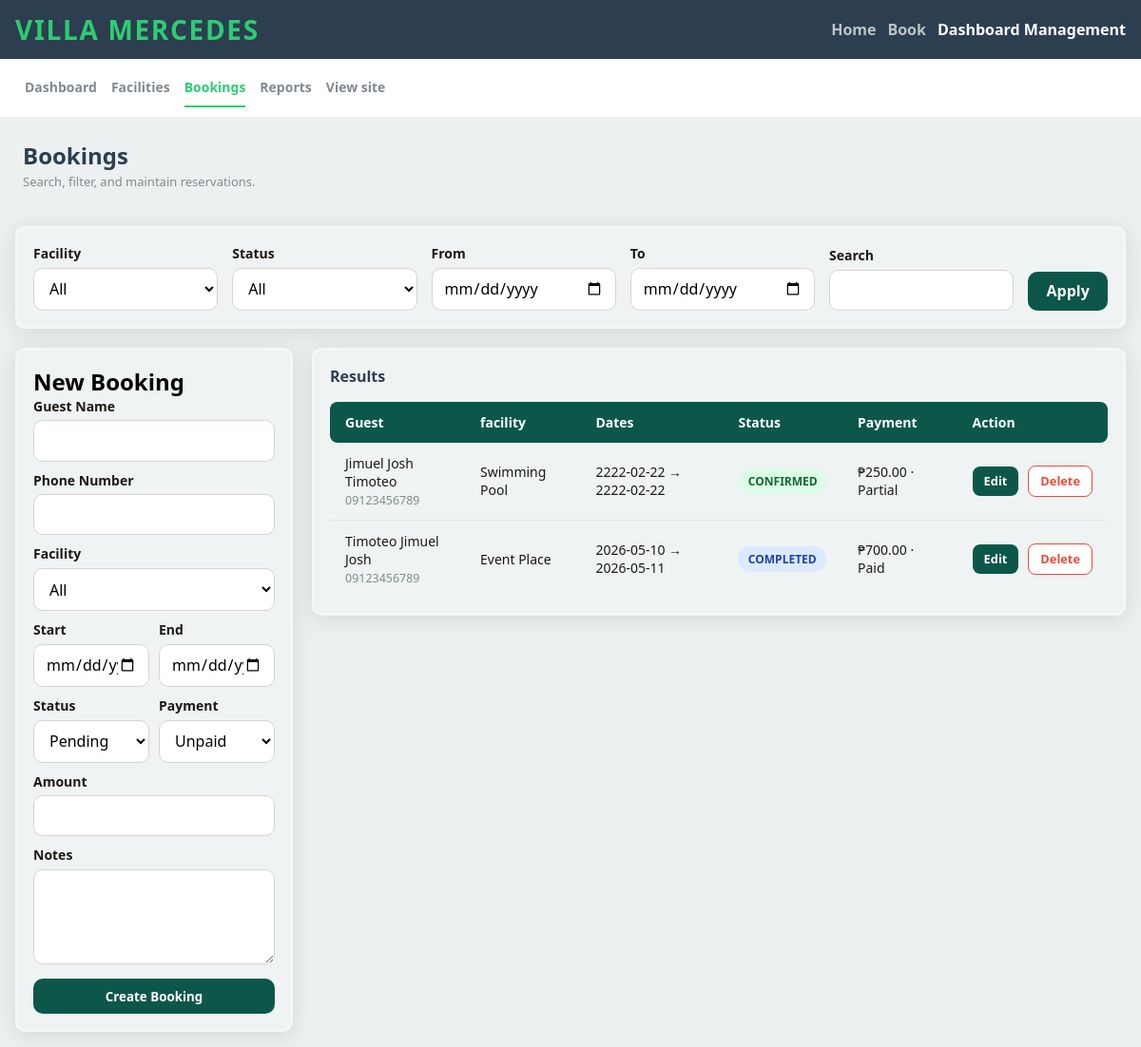
The app's page /admin/bookings.php (signed in) with its own data.
### tables this page shows
CREATE TABLE IF NOT EXISTS `bookings` (
  `id` int NOT NULL AUTO_INCREMENT,
  `guest_name` varchar(255) NOT NULL,
  `phone_number` varchar(50) NOT NULL,
  `facility_id` int NOT NULL,
  `date_start` date NOT NULL,
  `date_end` date NOT NULL,
  `notes` text,
  `status` varchar(50) DEFAULT 'Pending',
  `created_at` timestamp NULL DEFAULT CURRENT_TIMESTAMP,
  `payment_amount` decimal(10,2) DEFAULT '0.00',
  `payment_status` varchar(50) DEFAULT 'Unpaid',
  PRIMARY KEY (`id`),
  KEY `facility_id` (`facility_id`),
  CONSTRAINT `bookings_ibfk_1` FOREIGN KEY (`facility_id`) REFERENCES `facilities` (`id`) ON DELETE CASCADE
);

CREATE TABLE IF NOT EXISTS `facilities` (
  `id` int NOT NULL AUTO_INCREMENT,
  `name` varchar(255) NOT NULL,
  `description` text NOT NULL,
  `image_filename` varchar(255) DEFAULT NULL,
  `capacity` int NOT NULL,
  `rate_amount` decimal(10,2) NOT NULL,
  `rate_unit` enum('Per Day','Per Session') NOT NULL,
  `created_at` timestamp NULL DEFAULT CURRENT_TIMESTAMP,
  PRIMARY KEY (`id`)
);

### utils/helper.php (called while the page is built, shortened)
<?php
function url(string $path = ''): string
{
    $base = '/villa-mercedes';
    $path = ltrim($path, '/');
    return $base . '/' . $path;
}
function e(?string $value): string
{
    return htmlspecialchars((string) $value, ENT_QUOTES | ENT_HTML5, 'UTF-8');
}

### admin/bookings.php (the view, shortened to what this page needs)
<?php
require_once '../utils/helper.php';
$currentPage = basename($_SERVER['PHP_SELF']);
$editRow = null;
$conn = connection();
$table_data = $conn->prepare("
    SELECT b.*, f.name AS facility_name
    FROM bookings b
    LEFT JOIN facilities f ON b.facility_id = f.id
");
$table_data->execute();
$table_data_result = $table_data->get_result();
?>
<!DOCTYPE html>
<html lang="en">
<head>
    <link rel="stylesheet" href="../resources/css/header-footer.css">
    <link rel="stylesheet" href="../resources/css/admin-nav.css">
    <link rel="stylesheet" href="../resources/css/admin-booking.css">
</head>
<body>
<header>
    <div class="header-container">
        <a href="<?= e(url('index.php')) ?>" class="brand-label">Villa Mercedes</a>
        <div class="header-nav">
            <a href="<?= e(url('index.php')) ?>" class="<?= $currentPage === 'index.php' ? 'is-active' : '' ?>">Home</a>
            <a href="<?= e(url('book.php')) ?>" class="<?= $currentPage === 'book.php' ? 'is-active' : '' ?>">Book</a>
            <a href="<?= e(url('login.php')) ?>" class="<?= e('is-active') ?>">
                <?= isset($_SESSION['user']) ? 'Dashboard Management' : 'Login' ?>
            </a>
        </div>
    </div>
</header>
<nav class="admin-subnav">
    <div class="admin-subnav-inner">
        <a href="<?= e(url('admin/dashboard.php')) ?>" class="<?= $currentPage === 'dashboard.php' ? 'is-active' : '' ?>">Dashboard</a>
        <a href="<?= e(url('admin/facilities.php')) ?>" class="<?= $currentPage === 'facilities.php' ? 'is-active' : '' ?>">Facilities</a>
        <a href="<?= e(url('admin/bookings.php')) ?>" class="<?= $currentPage === 'bookings.php' ? 'is-active' : '' ?>">Bookings</a>
        <a href="<?= e(url('admin/reports.php')) ?>" class="<?= $currentPage === 'reports.php' ? 'is-active' : '' ?>">Reports</a>
        <a href="<?= e(url('index.php')) ?>" target="_blank" >View site</a>
    </div>
</nav>
<main class="admin-booking">
    <div class="page-head">
        <div>
            <h2>Bookings</h2>
            <p>Search, filter, and maintain reservations.</p>
        </div>
    </div>
    <div class="filters">
        <form action="" method="get">
            <div class="form-row">
                <label for="filter_facility">Facility</label>
                <select name="filter_facility" id="filter_facility">
                    <option value="">All</option>
                </select>
            </div>
            <div class="form-row">
                <label for="filter_status">Status</label>
                <select name="filter_status" id="filter_status">
                    <option value="">All</option>
                </select>
            </div>
            <div class="form-row">
                <label for="from_date">From</label>
                <input type="date" id="from_date" name="from_date">
            </div>
            <div class="form-row">
                <label for="to_date">To</label>
                <input type="date" name="to_date" id="to_date">
            </div>
            <div class="form-row">
                <label for="search_input">Search</label>
                <input type="text" name="search_input" id="search_input">
            </div>
            <button class="apply-btn btn">Apply</button>
        </form>
    </div>
    <div class="form-result-wrapper">
        <div class="booking-form">
            <h2><?= !$editRow ? 'New Booking' : 'Edit Booking' ?></h2>
            <form action="../repositories/adminbookingRepository.php" method="POST">
                <div class="form-row">
                    <label for="name">Guest Name</label>
                    <input type="text" name="name" id="name" value="<?= $editRow ? e($editRow['guest_name']) : '' ?>">
                </div>
                <div class="form-row">
                    <label for="phone_number">Phone Number</label>
                    <input type="text" name="phone_number" id="phone_number" value="<?= $editRow ? e($editRow['phone_number']) : '' ?>">
                </div>
                <div class="form-row">
                    <label for="facility">Facility</label>
                    <select name="facility" id="facility">
                        <option value="">All</option>
                    </select>
                </div>
                <div class="form-row-2">
                    <div>
                        <label for="start_date">Start</label>
                        <input type="date" name="start_date" id="start_date" value="<?= $editRow ? e($editRow['date_start']) : '' ?>">
                    </div>
                    <div>
                        <label for="end_date">End</label>
                        <input type="date" name="end_date" id="end_date" value="<?= $editRow ? e($editRow['date_end']) : '' ?>">
                    </div>
                </div>
                <div class="form-row-2">
                    <div>
                        <label for="status">Status</label>
                        <select name="status" id="status">
                            <?php foreach(['Pending','Confirmed','Cancel','Completed'] as $s): ?>
                                <option value="<?= $s ?>" <?= ($editRow && $editRow['status'] === $s) ? 'selected' : '' ?>>
                                    <?= $s ?>
                                </option>
                            <?php endforeach; ?>
                        </select>
                    </div>
                    <div>
                        <label for="payment">Payment</label>
                        <select name="payment" id="payment">
                            <?php foreach(['Unpaid','Partial','Paid'] as $p): ?>
                                <option value="<?= $p ?>" <?= ($editRow && $editRow['payment_status'] === $p) ? 'selected' : '' ?>>
                                    <?= $p ?>
                                </option>
                            <?php endforeach; ?>
                        </select>
                    </div>
                </div>
                <div class="form-row">
                    <label for="amount">Amount</label>
                    <input type="number" name="amount" id="amount" value="<?= $editRow ? e($editRow['payment_amount']) : '' ?>">
                </div>
                <div class="form-row">
                    <label for="notes">Notes</label>
                    <textarea name="notes" id="notes"><?= $editRow ? e($editRow['notes']) : '' ?></textarea>
                </div>
                <button type="submit" class="btn submit"><?= !$editRow ? 'Create Booking' : 'Update Booking' ?></button>
            </form>
        </div>
        <div class="result-container">
            <h2>Results</h2>
            <table>
                <thead>
                    <tr>
                        <th>Guest</th>
                        <th>facility</th>
                        <th>Dates</th>
                        <th>Status</th>
                        <th>Payment</th>
                        <th>Action</th>
                    </tr>
                </thead>
                <tbody>
                    <?php if($table_data_result->num_rows > 0):  ?>
                        <?php while($table_row = $table_data_result->fetch_assoc()): ?>
                            <tr>
                                <td>
                                    <?= e($table_row['guest_name']) ?>
                                    <span class="number"><?= e($table_row['phone_number']) ?></span>
                                </td>
                                <td><?= e($table_row['facility_name']) ?></td>
                                <td><?= e($table_row['date_start'] . ' → ' . $table_row['date_end']) ?></td>
                                <td>
                                    <span class="status-badge status-<?= strtolower(e($table_row['status'])) ?>">
                                        <?= strtoupper(e($table_row['status'])) ?>
                                    </span>
                                </td>
                                <td><?= e('₱' . $table_row['payment_amount'] . ' · ' . $table_row['payment_status']) ?></td>
                                <td>
                                    <div class="action-cell">
                                        <a href="<?= e(url('admin/bookings.php?edit=' . (int) $table_row['id'])) ?>" class="edit-btn">Edit</a>
                                        <form action="../repositories/adminbookingRepository.php" method="POST" onsubmit="return confirm('Delete this booking?')">
                                            <button type="submit" class="delete-btn">Delete</button>
                                        </form>
                                    </div>
                                </td>
                            </tr>
                        <?php endwhile; ?>
                    <?php else: ?>
                        <p class="no-data">No Bookings Yet</p>
                    <?php endif; ?>
                </tbody>
            </table>
        </div>
    </div>
</main>
</body>
</html>

### resources/css/header-footer.css (style rules this page uses)
* { box-sizing: border-box; padding: 0; margin: 0; font-family: 'Segoe UI', Tahoma, "Geneva", Verdana, sans-serif; }
html { background-color: #ECF0F1; }
header { background-color: #2c3e50; }
.header-container { max-width: 75rem; margin: 0 auto; display: flex; justify-content: space-between; padding: 0.75rem 1rem; align-items: center; }
.brand-label { font-size: 28px; font-weight: 700; letter-spacing: 0.06em; text-transform: uppercase; color: #2ecc71; text-decoration: none; }
.header-nav { display: flex; align-items: center; gap: 0.75rem; }
.header-nav a { color: #bdc3c7; font-weight: 600; font-size: 16px; text-decoration: none; }
.header-nav a.is-active { color: #fff; }

### resources/css/admin-nav.css (style rules this page uses)
.admin-subnav { background-color: #FFFFFF; padding: 10px 10px; }
.admin-subnav-inner { max-width: 75rem; margin: 0 auto; padding: 0 1rem; display: flex; gap: .9375rem; }
.admin-subnav-inner a { color: #2c3e509c; text-decoration: none; font-weight: 600; font-size: .875rem; padding: .625rem 0; display: inline-block; }
.admin-subnav-inner a.is-active { color: #2ecc71; border-bottom: 2px solid #2ecc71; }

### records on screen
bookings: guest_name "Jimuel Josh Timoteo", phone_number "09123456789", facility.name "Swimming Pool", date_start+date_end "2222-02-22 → 2222-02-22", status "CONFIRMED", payment_amount+payment_status "₱250.00 · Partial"
bookings: guest_name "Timoteo Jimuel Josh", phone_number "09123456789", facility.name "Event Place", date_start+date_end "2026-05-10 → 2026-05-11", status "COMPLETED", payment_amount+payment_status "₱700.00 · Paid"

### other values on screen
form field status "Pending"
form field payment "Unpaid"
